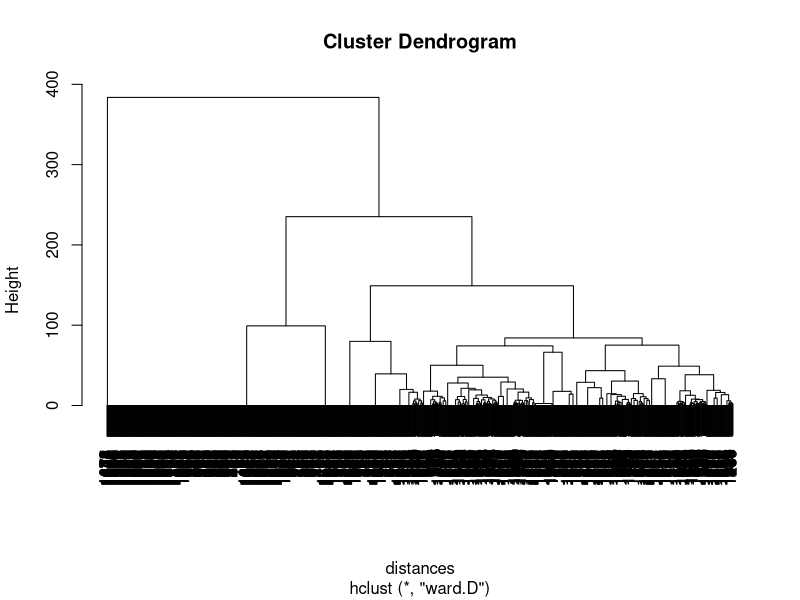

Write the R code that produced this figure.
movies = read.table("movieLens.txt",header = FALSE, sep = "|", quote = "\"")
str(movies)
colnames(movies) = c("ID", "Title", "ReleaseDate", "VideoReleaseDate", "IMDB", "Unknown", "Action", "Adventure", "Animation", "Childrens", "Comedy", "Crime", "Documentary", "Drama", "Fantasy", "FilmNoir", "Horror", "Musical", "Mystery", "Romance", "SciFi", "Thriller", "War", "Western")
movies$ID = NULL
movies$ReleaseDate = NULL
movies$VideoReleaseDate = NULL
movies$IMDB = NULL
movies = unique(movies)
table(movies$Comedy)
table(movies$Western)
table(movies$Romance == 1 & movies$Drama == 1)

distances = dist(movies[2:20],method = "euclidean")
clusterMovies = hclust(distances, method = "ward.D")
plot(clusterMovies)

clusterGroups = cutree(clusterMovies, k = 10)
tapply(movies$Action, clusterGroups, mean)
tapply(movies$Romance, clusterGroups, mean)

subset(movies, Title == "Men in Black (1997)")
clusterGroups[257]

cluster2 = subset(movies, clusterGroups == 2)
cluster2$Title[1:10]

colMeans(subset(movies[2:20], clusterGroups == 1))

spl = split(movies[2:20], clusterGroups)
spl[[1]]
colMeans(spl[[1]])
lapply(spl, colMeans)

movies[2:20]


clusterGroups2 = cutree(clusterMovies, k = 2)
spl2 = split(movies[2:20], clusterGroups2)
lapply(spl2, colMeans)
